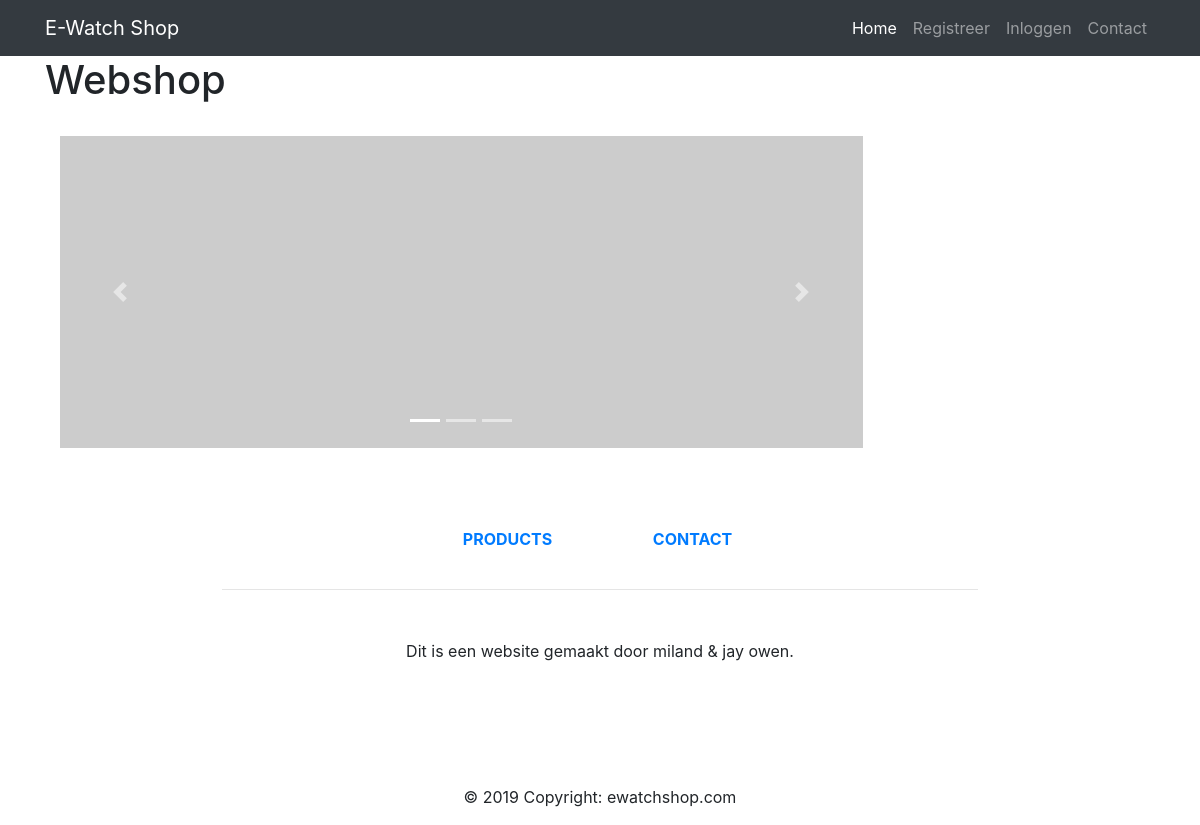
The app's page /, older data.
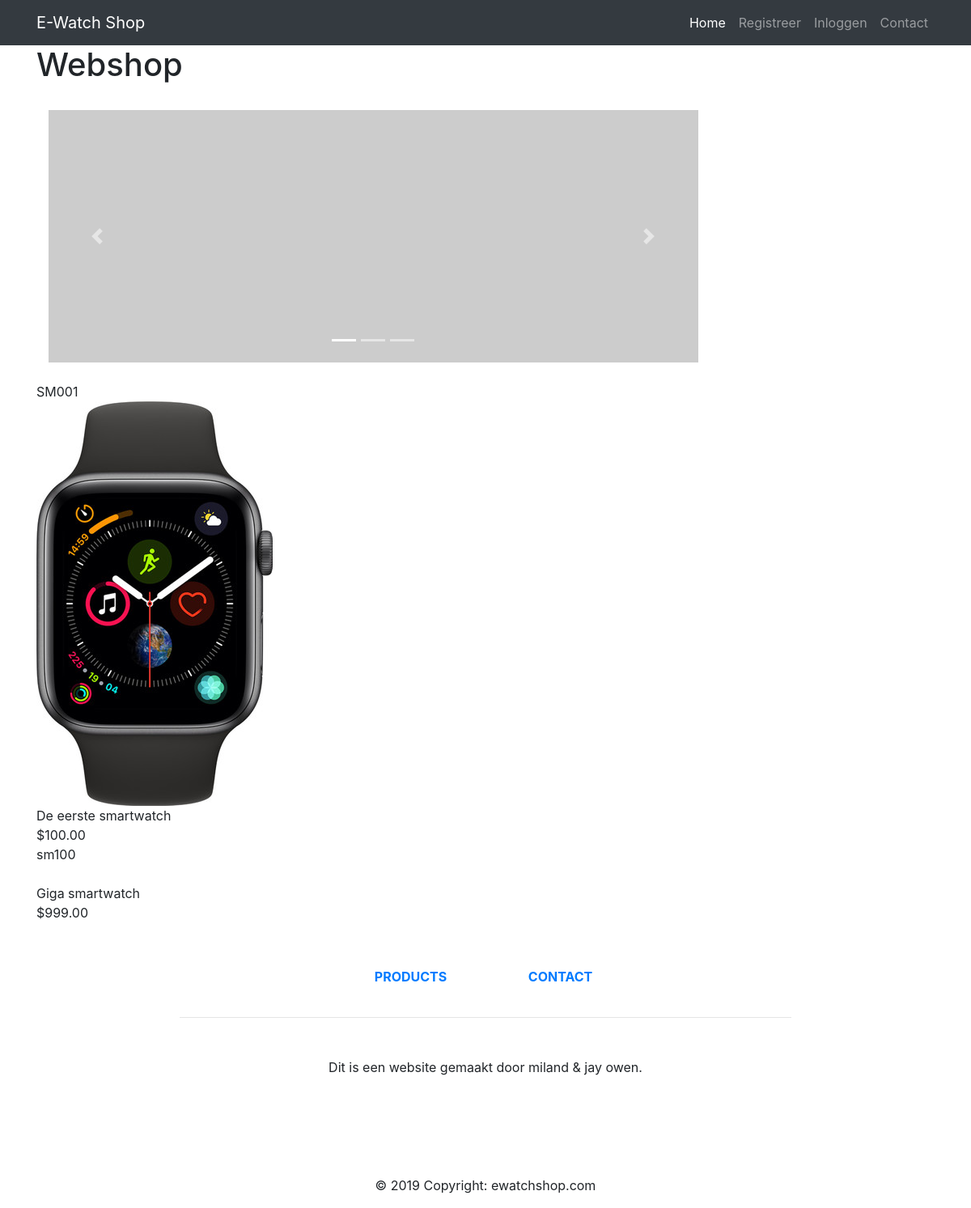
The same page, newer data.
### tables this page shows
CREATE TABLE IF NOT EXISTS `product` (
  `idproduct` int(8) NOT NULL AUTO_INCREMENT,
  `name` varchar(255) NOT NULL,
  `code` varchar(255) NOT NULL,
  `image` text NOT NULL,
  `price` double(10,2) NOT NULL,
  `description` text NOT NULL,
  `stock` int(11) DEFAULT NULL,
  PRIMARY KEY (`idproduct`),
  UNIQUE KEY `product_code` (`code`)
);

### items2.php (the view, shortened to what this page needs)
<?php
include('./connect_db.php');
?>
<?php
$result = mysqli_query($conn,"SELECT * FROM `product`");
while($row = mysqli_fetch_assoc($result)){
    echo $row['code'];
    echo "<div class='product_wrapper'>
    <input type='hidden' name='code' value=".$row['code']." />
    <div class='image'><img src='".$row['image']."' /></div>
    <div class='name'>".$row['name']."</div>
    <div class='price'>$".$row['price']."</div>
    </div>";
        }
?>

Row changes from the older to the newer data that the page shows:
added product: code "SM001", image (picture), name "De eerste smartwatch", price "100.00"
added product: code "sm100", name "Giga smartwatch", price "999.00"
